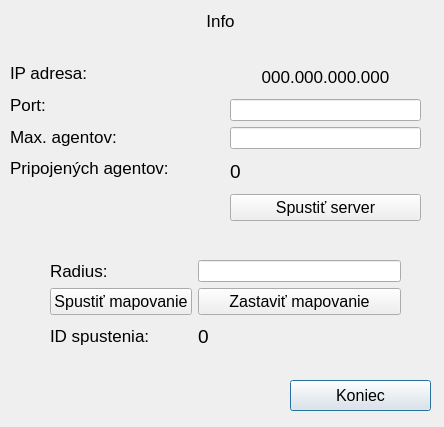
<?xml version="1.0" encoding="UTF-8"?>
<ui version="4.0">
 <class>serverForm</class>
 <widget class="QDialog" name="serverForm">
  <property name="geometry">
   <rect>
    <x>0</x>
    <y>0</y>
    <width>444</width>
    <height>427</height>
   </rect>
  </property>
  <property name="windowTitle">
   <string>serverForm</string>
  </property>
  <widget class="QPushButton" name="koniecButton">
   <property name="geometry">
    <rect>
     <x>290</x>
     <y>380</y>
     <width>141</width>
     <height>31</height>
    </rect>
   </property>
   <property name="font">
    <font>
     <pointsize>12</pointsize>
    </font>
   </property>
   <property name="text">
    <string>Koniec</string>
   </property>
  </widget>
  <widget class="QLabel" name="infoLabel">
   <property name="geometry">
    <rect>
     <x>10</x>
     <y>10</y>
     <width>421</width>
     <height>22</height>
    </rect>
   </property>
   <property name="font">
    <font>
     <pointsize>13</pointsize>
    </font>
   </property>
   <property name="text">
    <string>Info</string>
   </property>
   <property name="alignment">
    <set>Qt::AlignCenter</set>
   </property>
  </widget>
  <widget class="QWidget" name="layoutWidget">
   <property name="geometry">
    <rect>
     <x>10</x>
     <y>60</y>
     <width>201</width>
     <height>121</height>
    </rect>
   </property>
   <layout class="QVBoxLayout" name="verticalLayout">
    <item>
     <widget class="QLabel" name="label_5">
      <property name="font">
       <font>
        <pointsize>13</pointsize>
       </font>
      </property>
      <property name="text">
       <string>IP adresa:</string>
      </property>
     </widget>
    </item>
    <item>
     <widget class="QLabel" name="label">
      <property name="font">
       <font>
        <pointsize>13</pointsize>
       </font>
      </property>
      <property name="text">
       <string>Port:</string>
      </property>
     </widget>
    </item>
    <item>
     <widget class="QLabel" name="label_2">
      <property name="font">
       <font>
        <pointsize>13</pointsize>
       </font>
      </property>
      <property name="text">
       <string>Max. agentov:</string>
      </property>
     </widget>
    </item>
    <item>
     <widget class="QLabel" name="label_3">
      <property name="font">
       <font>
        <pointsize>13</pointsize>
       </font>
      </property>
      <property name="text">
       <string>Pripojených agentov:</string>
      </property>
     </widget>
    </item>
   </layout>
  </widget>
  <widget class="QWidget" name="layoutWidget">
   <property name="geometry">
    <rect>
     <x>230</x>
     <y>60</y>
     <width>191</width>
     <height>161</height>
    </rect>
   </property>
   <layout class="QVBoxLayout" name="verticalLayout_2">
    <item>
     <widget class="QLabel" name="ipLabel">
      <property name="font">
       <font>
        <pointsize>13</pointsize>
       </font>
      </property>
      <property name="text">
       <string>000.000.000.000</string>
      </property>
      <property name="alignment">
       <set>Qt::AlignCenter</set>
      </property>
     </widget>
    </item>
    <item>
     <widget class="QLineEdit" name="portEdit"/>
    </item>
    <item>
     <widget class="QLineEdit" name="maxAgentEdit"/>
    </item>
    <item>
     <widget class="QLabel" name="agentCountLabel">
      <property name="font">
       <font>
        <pointsize>14</pointsize>
       </font>
      </property>
      <property name="text">
       <string>0</string>
      </property>
     </widget>
    </item>
    <item>
     <widget class="QPushButton" name="startServerButton">
      <property name="font">
       <font>
        <pointsize>12</pointsize>
       </font>
      </property>
      <property name="text">
       <string>Spustiť server</string>
      </property>
     </widget>
    </item>
   </layout>
  </widget>
  <widget class="QWidget" name="">
   <property name="geometry">
    <rect>
     <x>50</x>
     <y>260</y>
     <width>351</width>
     <height>91</height>
    </rect>
   </property>
   <layout class="QGridLayout" name="gridLayout">
    <item row="0" column="0">
     <widget class="QLabel" name="label_7">
      <property name="font">
       <font>
        <pointsize>13</pointsize>
       </font>
      </property>
      <property name="text">
       <string>Radius:</string>
      </property>
     </widget>
    </item>
    <item row="0" column="1">
     <widget class="QLineEdit" name="radiusEdit"/>
    </item>
    <item row="1" column="0">
     <widget class="QPushButton" name="startMappingButton">
      <property name="font">
       <font>
        <pointsize>12</pointsize>
       </font>
      </property>
      <property name="text">
       <string>Spustiť mapovanie</string>
      </property>
     </widget>
    </item>
    <item row="1" column="1">
     <widget class="QPushButton" name="stopMappingButton">
      <property name="font">
       <font>
        <pointsize>12</pointsize>
       </font>
      </property>
      <property name="text">
       <string>Zastaviť mapovanie</string>
      </property>
     </widget>
    </item>
    <item row="2" column="0">
     <widget class="QLabel" name="label_6">
      <property name="font">
       <font>
        <pointsize>13</pointsize>
       </font>
      </property>
      <property name="text">
       <string>ID spustenia:</string>
      </property>
     </widget>
    </item>
    <item row="2" column="1">
     <widget class="QLabel" name="idSpusteniaLabel">
      <property name="font">
       <font>
        <pointsize>14</pointsize>
       </font>
      </property>
      <property name="text">
       <string>0</string>
      </property>
     </widget>
    </item>
   </layout>
  </widget>
  <zorder>layoutWidget</zorder>
  <zorder>layoutWidget</zorder>
  <zorder>koniecButton</zorder>
  <zorder>infoLabel</zorder>
  <zorder>label_6</zorder>
  <zorder>label_7</zorder>
  <zorder>startMappingButton</zorder>
  <zorder>stopMappingButton</zorder>
  <zorder>radiusEdit</zorder>
  <zorder>idSpusteniaLabel</zorder>
 </widget>
 <resources/>
 <connections>
  <connection>
   <sender>koniecButton</sender>
   <signal>clicked()</signal>
   <receiver>serverForm</receiver>
   <slot>close()</slot>
   <hints>
    <hint type="sourcelabel">
     <x>360</x>
     <y>365</y>
    </hint>
    <hint type="destinationlabel">
     <x>255</x>
     <y>359</y>
    </hint>
   </hints>
  </connection>
  <connection>
   <sender>startServerButton</sender>
   <signal>clicked()</signal>
   <receiver>serverForm</receiver>
   <slot>startServerClicked()</slot>
   <hints>
    <hint type="sourcelabel">
     <x>260</x>
     <y>207</y>
    </hint>
    <hint type="destinationlabel">
     <x>207</x>
     <y>206</y>
    </hint>
   </hints>
  </connection>
  <connection>
   <sender>startMappingButton</sender>
   <signal>clicked()</signal>
   <receiver>serverForm</receiver>
   <slot>startMappingClicked()</slot>
   <hints>
    <hint type="sourcelabel">
     <x>135</x>
     <y>289</y>
    </hint>
    <hint type="destinationlabel">
     <x>55</x>
     <y>328</y>
    </hint>
   </hints>
  </connection>
  <connection>
   <sender>stopMappingButton</sender>
   <signal>clicked()</signal>
   <receiver>serverForm</receiver>
   <slot>stopMappingClicked()</slot>
   <hints>
    <hint type="sourcelabel">
     <x>307</x>
     <y>286</y>
    </hint>
    <hint type="destinationlabel">
     <x>218</x>
     <y>322</y>
    </hint>
   </hints>
  </connection>
 </connections>
 <slots>
  <slot>startServerClicked()</slot>
  <slot>startMappingClicked()</slot>
  <slot>stopMappingClicked()</slot>
 </slots>
</ui>
